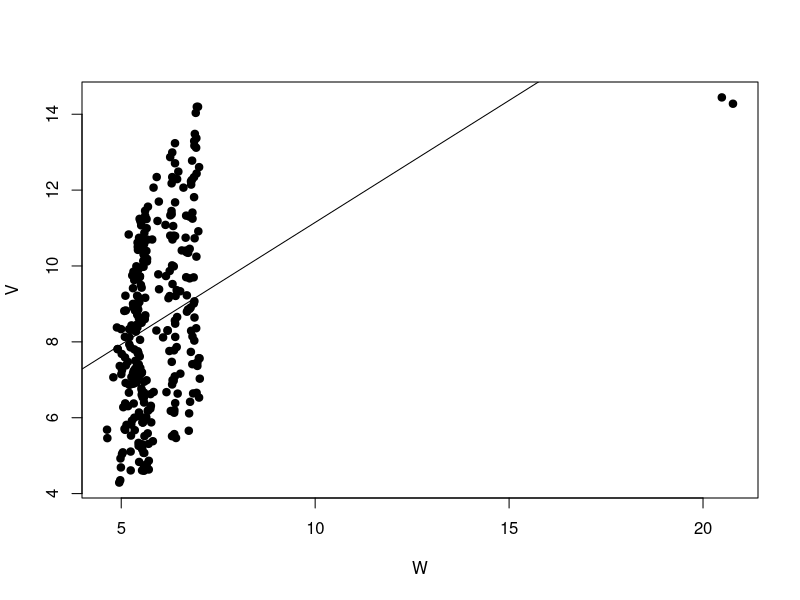
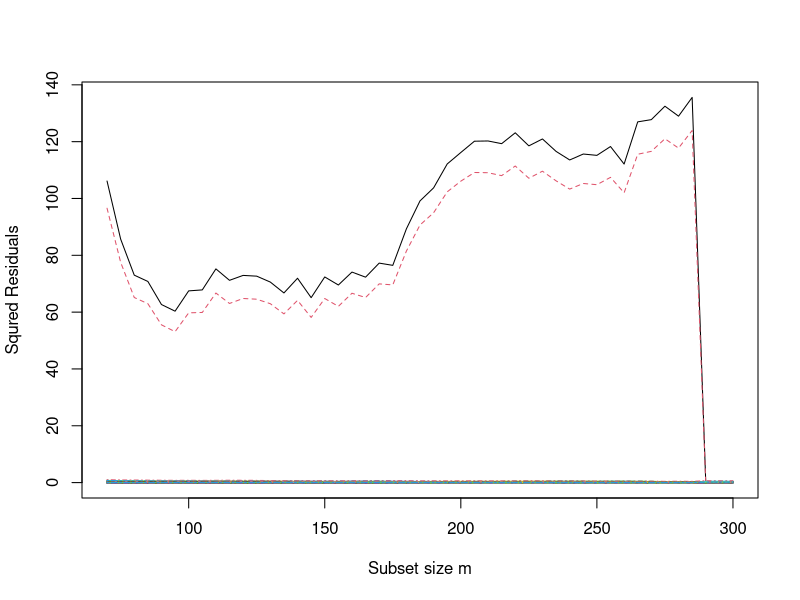
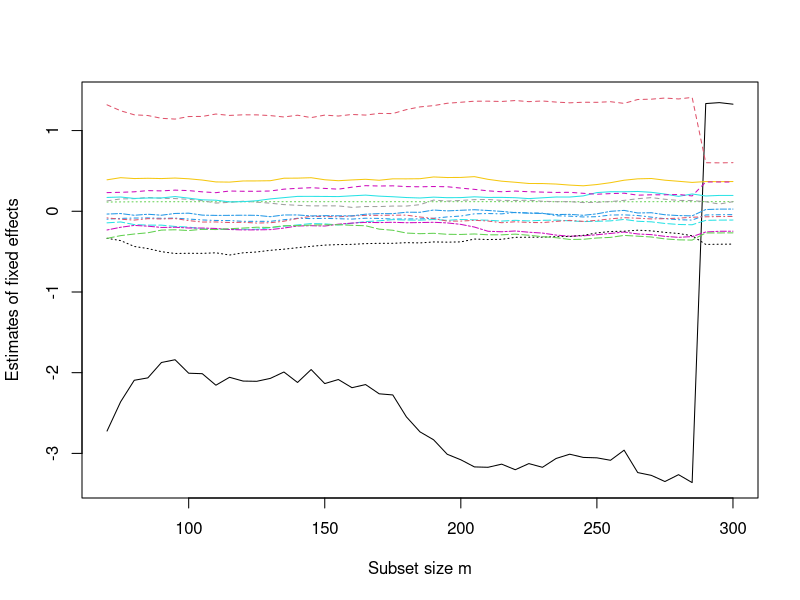
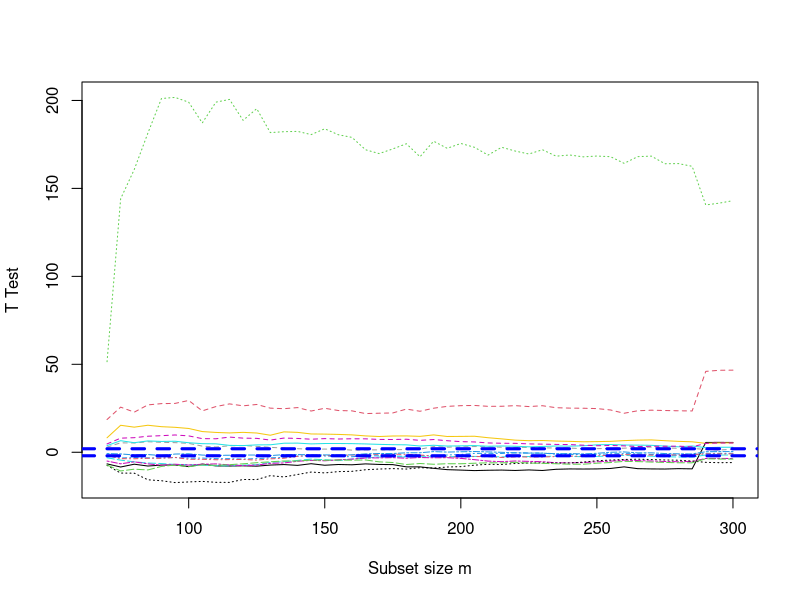
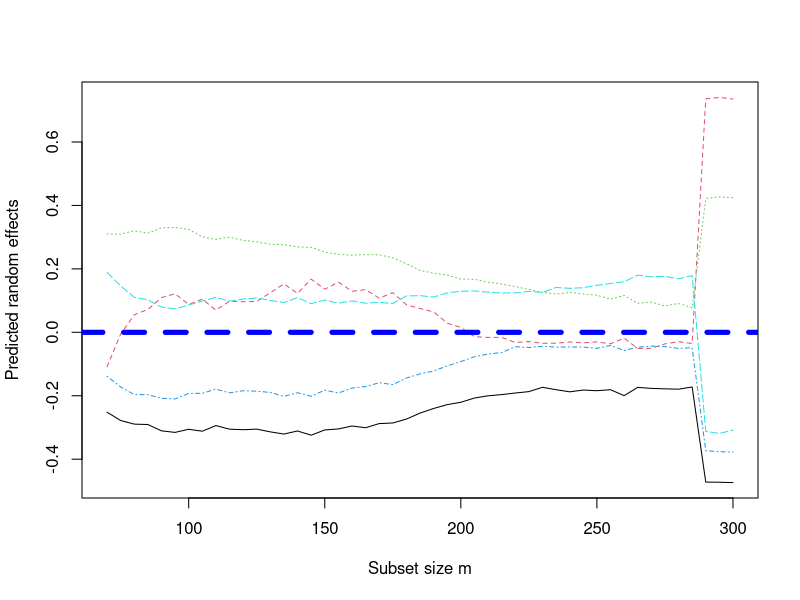
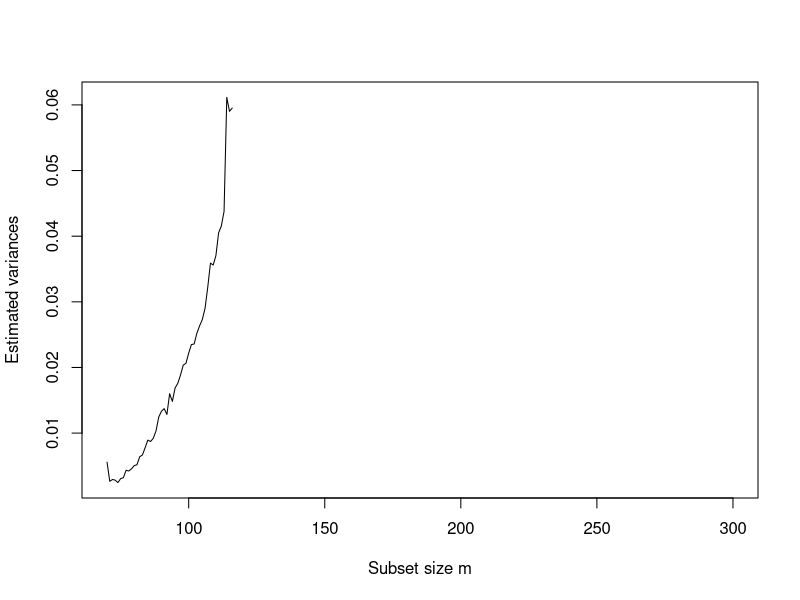
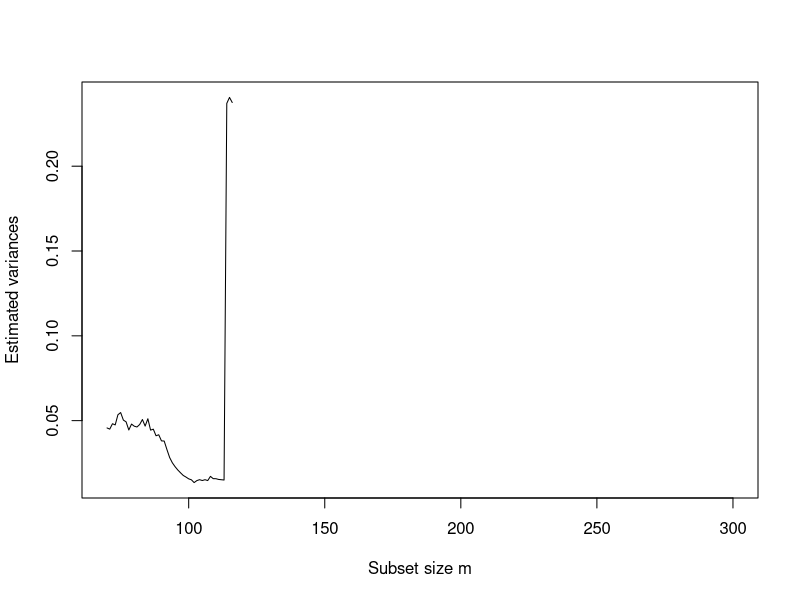

Recreate these plots in R, in order.
library(lme4)
library(Matrix)
library(MASS)
library(ggplot2)


coffebra = read.table("simBRAx1.txt", header = T)
coffebra.cont <- coffebra
# new: nn & grpunt
nn=dim(coffebra.cont)[1]
grpunt=12*5


righe.cont <- 1:2
f1 <- 2.5
f2 <- 3

coffebra.cont$logV[righe.cont]=f1*coffebra$logV[righe.cont]
coffebra.cont$logQ[righe.cont]=f2*coffebra$logQ[righe.cont]

plot(coffebra.cont$logQ, coffebra.cont$logV, cex = 1.5, pch = 20, xlab = "W", ylab = "V")
abline(lm(logV ~ logQ, data=coffebra.cont))

fit.coffebra.cont = lmer(logV ~ logQ + t +m1 + m2+m3+m4+m5+ m6+m7+m8+m9+m10+m11+(1 | country), data = coffebra.cont, REML=F)


y = coffebra.cont$logV
ngroups = max(fit.coffebra.cont@Gp)
X = fit.coffebra.cont@pp$X

Z = t(fit.coffebra.cont@pp$Zt)
beta = fit.coffebra.cont@beta
ttest = beta/diag(summary(fit.coffebra.cont)$vcov)^0.5
sigma2U = summary(fit.coffebra.cont)$varcor[[1]][1]
sigma2eps = summary(fit.coffebra.cont)$sigma^2
loglikhat = summary(fit.coffebra.cont)$logLik[1]
Vhat = sigma2U * Z %*% t(Z) + sigma2eps * diag(length(y))
Ghat = sigma2U * diag(max(fit.coffebra.cont@Gp))
### as.matrix(Vhat) to het the matrix

i1 = t(X)%*% ginv(as.matrix(Vhat)) %*% X
i1inv = ginv(i1)
i2 = t(X)%*% ginv(as.matrix(Vhat)) %*% y
### The product i1inv %*% i2 is identical to beta

# ranef : stima dei random effects
### identical to ranef(ranef(fit.coffebra.cont)$pigname[[1]])
uhat = Ghat%*%t(Z)%*%ginv(as.matrix(Vhat)) %*% (y - X%*%beta)
yhat = X%*%beta + Z%*%uhat
res = y - yhat

### pointer = matrix(rep(1:7, ngroups), nrow = 7, ncol = ngroups)
### Generate a matrix of starting time-index
positions = matrix(1:length(y), nrow = max(coffebra.cont$t), ncol = ngroups)

#temp = matrix(NA, nrow = 10, ncol = length(y)/(ncol(X)+1))
temp = NULL
### for(l in 1:nrow(temp)) {
for(l in 1:50) {
    subset=matrix(NA, nrow=ncol(X), ncol = ngroups)
    set.seed(l)
    sss = sample(1:(max(coffebra.cont$t) - ncol(X)+1), ngroups, replace = T)
    for (ii in 1:ncol(positions)) {
        subset[,ii] = positions[sss[ii]:(sss[ii]+ncol(X)-1), ii]
    }
    temp = rbind(as.vector(subset), temp)
}

# temp = matrix(NA, nrow = length(y)/3, ncol = 7)
# subset = 1:3
# for(l in 1:7){
	# if(l == 1) subset = subset
	# else subset = subset+1
# for(i in 1:ngroups) {
	# if (i == 1) out = subset
	# else out = c(out, subset+(i-1)*9)
# }
# temp[, l] = out
# }


resorder =matrix(NA, nrow = length(y), ncol = nrow(temp))
for(j in 1:nrow(temp)) {
    cat(j, "\n")
    mysub = temp[j, ]
    fit.coffebra.cont.sub = lmer(logV ~ logQ + t +m1 + m2+m3+m4+m5+ m6+m7+m8+m9+m10+m11+(1 | country), data = coffebra.cont, REML=F, subset = mysub)
    ngroups = max(fit.coffebra.cont.sub@Gp)
    y.sub = fit.coffebra.cont.sub@resp$y
    X.sub = fit.coffebra.cont.sub@pp$X
    Z.sub = t(fit.coffebra.cont.sub@pp$Zt)
    beta.sub = fit.coffebra.cont.sub@beta
    sigma2U.sub = summary(fit.coffebra.cont.sub)$varcor[[1]][1]
    sigma2eps.sub = summary(fit.coffebra.cont.sub)$sigma^2
    loglikhat.sub = summary(fit.coffebra.cont.sub)$logLik[1]
    Ghat.sub = sigma2U.sub * diag(ngroups)

### This is to check if beta is obtained
    Vhat.sub = sigma2U.sub * Z.sub %*% t(Z.sub) + sigma2eps.sub * diag(length(y.sub))
### as.matrix(Vhat) to het the matrix
    i1 = t(X.sub)%*% ginv(as.matrix(Vhat.sub)) %*% X.sub
    i1inv = ginv(i1)
    i2 = t(X.sub)%*% ginv(as.matrix(Vhat.sub)) %*% y.sub
### The product i1inv %*% i2 is identical to beta

### Ste equal to zero rows unused
    not.mysub = setdiff(1:length(y), mysub)
    Z.reduced = Z
    Z.reduced[not.mysub, ] = 0

    Vhat.sub1 = sigma2U.sub * Z.reduced %*% t(Z.reduced) + sigma2eps.sub * diag(length(y))
    Ghat.sub1 = sigma2U.sub * diag(ngroups)


### identical to ranef(ranef(fit.coffebra.cont.sub)$pigname[[1]])
    uhat.sub = Ghat.sub1%*%t(Z.reduced)%*%ginv(as.matrix(Vhat.sub1)) %*% (y - X%*%beta.sub)
###    yhat.sub = X%*%beta.sub + Z.reduced%*%uhat.sub
    yhat.sub = X%*%beta.sub + Z%*%uhat.sub
    res.sub = y - yhat.sub

    resorder[,j] = sort(res.sub^2)
}

bsb = temp[which.min(apply(resorder, 2, median)), ]

### Storage of quantities
res.fwd=matrix(NA, nrow = length(y), ncol = length(y)-length(bsb) + 1)
beta.fwd = matrix(NA, nrow = ncol(X), ncol = length(y)-length(bsb) + 1)
ttest.fwd = beta.fwd
sigma2U.fwd = matrix(NA, nrow = 1, ncol = length(y)-length(bsb)+ 1)
sigma2eps.fwd = matrix(NA, nrow = 1, ncol = length(y)-length(bsb)+ 1)
row.inside.fwd = matrix(NA, nrow = length(y),ncol = length(y)-length(bsb)+ 1)
uhat.fwd = matrix(NA, nrow=ngroups, ncol = length(y)-length(bsb)+ 1)


############################  START OF THE FS

# new: seq code and for code
fscycle=seq(70,300,5)



for(m in fscycle) {
    cat("Subset size m of the FWD = ", m, "\n")
    if (m == length(bsb)) { ### first step of the forward search
	step = 1
	ttt = bsb
        init.fit = lmer(logV ~ logQ + t +m1 + m2+m3+m4+m5+ m6+m7+m8+m9+m10+m11+(1 | country), data = coffebra.cont, REML=F, subset = ttt)
###        init.fit = lmer(w ~ t +(1 | pigname), data = pig, REML=F, subset = ttt)
        ngroups = max(init.fit@Gp)
        y.sub = init.fit@resp$y
        X.sub = init.fit@pp$X
        Z.sub = t(init.fit@pp$Zt)
        beta.sub = init.fit@beta
        ttest.sub = beta.sub/diag(summary(init.fit)$vcov)^0.5
        sigma2U.sub = summary(init.fit)$varcor[[1]][1]
        sigma2eps.sub = summary(init.fit)$sigma^2
        loglikhat.sub = summary(init.fit)$logLik[1]
        Ghat.sub = sigma2U.sub * diag(ngroups)

### Ste equal to zero rows unused
	not.mysub = setdiff(1:length(y), ttt)
        Z.reduced = Z
        Z.reduced[not.mysub, ] = 0

        Vhat.sub1 = sigma2U.sub * Z.reduced %*% t(Z.reduced) + sigma2eps.sub * diag(length(y))
	Ghat.sub1 = sigma2U.sub * diag(ngroups)


### identical to ranef(ranef(fit.coffebra.cont.sub)$pigname[[1]])
        uhat.sub = Ghat.sub1%*%t(Z.reduced)%*%ginv(as.matrix(Vhat.sub1)) %*% (y - X%*%beta.sub)
###        yhat.sub = X%*%beta.sub + Z.reduced%*%uhat.sub
        yhat.sub = X%*%beta.sub + Z%*%uhat.sub
        res.sub = y - yhat.sub
        posm = which(order(res.sub^2)<= m)
        res.fwd[, step] = as.vector(res.sub)
        beta.fwd[, step] = as.vector(beta.sub)
        ttest.fwd[, step] = as.vector(ttest.sub)
        sigma2U.fwd[1, step] = as.vector(sigma2U.sub)
        sigma2eps.fwd[1, step] = as.vector(sigma2eps.sub)
        row.inside.fwd[1:length(bsb), step] = bsb
        uhat.fwd[, step] = as.vector(uhat.sub)
    }
    else{
        step = step+1
        
        # new: ordering a data matrix with countries
        tmpres=as.data.frame(cbind(1:nn,as.vector(coffebra.cont$country),as.vector(res.sub^2)))
        names(tmpres)=c("unit","country","res2")
        
        # new: ordering two levels
        otmpres=tmpres[order(tmpres$country, tmpres$res2),]
        # we take the first m/5 units for each country
        ordbsb=as.vector(otmpres$unit)
        ordind=c((1:(m/5))+0*grpunt, (1:(m/5))+1*grpunt, (1:(m/5))+2*grpunt, (1:(m/5))+3*grpunt, (1:(m/5))+4*grpunt)
        
        nbsb=ordbsb[ordind]
        
        # original
        # nbsb= which(order(res.sub^2)<= m+1)
        
        
        ttt = nbsb
        init.fit = lmer(logV ~ logQ + t +m1 + m2+m3+m4+m5+ m6+m7+m8+m9+m10+m11+(1 | country), data = coffebra.cont, REML=F, subset = ttt)
###        init.fit = lmer(w ~ t +(1 | pigname), data = pig, REML=F, subset = ttt)
        check.ngroups = max(init.fit@Gp)
        if(check.ngroups < ngroups) {
        	#m = m+1
        	}
        else {
        cat("\n", "Progression = ", step, "\n")

        y.sub = init.fit@resp$y
        X.sub = init.fit@pp$X
        Z.sub = t(init.fit@pp$Zt)
        beta.sub = init.fit@beta
        ttest.sub = beta.sub/diag(summary(init.fit)$vcov)^0.5
        sigma2U.sub = summary(init.fit)$varcor[[1]][1]
        sigma2eps.sub = summary(init.fit)$sigma^2
        loglikhat.sub = summary(init.fit)$logLik[1]
        Ghat.sub = sigma2U.sub * diag(ngroups)

### Ste equal to zero rows unused

	    not.mysub = setdiff(1:length(y), ttt)
	    Z.reduced = Z

        if(length(not.mysub)>0)
            Z.reduced[not.mysub, ] = 0

        Vhat.sub1 = sigma2U.sub * Z.reduced %*% t(Z.reduced) + sigma2eps.sub * diag(length(y))
	    Ghat.sub1 = sigma2U.sub * diag(ngroups)


### identical to ranef(ranef(fit.coffebra.cont.sub)$pigname[[1]])
        uhat.sub = Ghat.sub1%*%t(Z.reduced)%*%ginv(as.matrix(Vhat.sub1)) %*% (y - X%*%beta.sub)
###        yhat.sub = X%*%beta.sub + Z.reduced%*%uhat.sub
        yhat.sub = X%*%beta.sub + Z%*%uhat.sub
        res.sub = y - yhat.sub
        res.fwd[, step] = as.vector(res.sub)
        beta.fwd[, step] = as.vector(beta.sub)
        ttest.fwd[, step] = as.vector(ttest.sub)
        sigma2U.fwd[1, step] = as.vector(sigma2U.sub)
        sigma2eps.fwd[1, step] = as.vector(sigma2eps.sub)
        row.inside.fwd[1:length(nbsb), step] = nbsb
        uhat.fwd[, step] = as.vector(uhat.sub)

        }
    }
}


steps=1:step

plot(length(bsb):length(y), (res.fwd[1,])^2, type = "n", ylim = range(res.fwd^2, na.rm = T), xlab = "Subset size m", ylab = "Squred Residuals")
for (i in 1:nrow(res.fwd)) 
  lines(fscycle, (res.fwd[i, steps])^2, lty = i, col = i)


plot(length(bsb):length(y), beta.fwd[1,], type = "n", ylim = range(beta.fwd, na.rm = T), xlab = "Subset size m", ylab = "Estimates of fixed effects")
for (i in 1:nrow(beta.fwd)) 
  lines(fscycle, beta.fwd[i, steps], lty = i, col = i)




plot(length(bsb):length(y), ttest.fwd[1,], type = "n", ylim = range(ttest.fwd, na.rm = T), xlab = "Subset size m", ylab = "T Test")
for (i in 1:nrow(beta.fwd)) 
  lines(fscycle, ttest.fwd[i, steps], lty = i, col = i)
abline(h = c(-2,2), lwd = 3, lty = 2, col = "blue")


plot(length(bsb):length(y), uhat.fwd[1,], type = "n", ylim = range(uhat.fwd, na.rm = T), xlab = "Subset size m", ylab = "Predicted random effects")
for (i in 1:nrow(uhat.fwd)) 
  lines(fscycle, uhat.fwd[i, steps], lty = i, col = i)
abline(h = 0, lwd = 5, lty = 2, col = "blue")


########################## 

plot(length(bsb):length(y), sigma2eps.fwd[1,], type = "n", ylim = range(sigma2eps.fwd, na.rm = T), xlab = "Subset size m", ylab = "Estimated variances")
for (i in 1:nrow(sigma2eps.fwd)) lines(length(bsb):length(y), sigma2eps.fwd[i, ], lty = i, col = i)

plot(length(bsb):length(y), sigma2U.fwd[1,], type = "n", ylim = range(sigma2U.fwd, na.rm = T), xlab = "Subset size m", ylab = "Estimated variances")
for (i in 1:nrow(sigma2U.fwd)) lines(length(bsb):length(y), sigma2U.fwd[i, ], lty = i, col = i)

